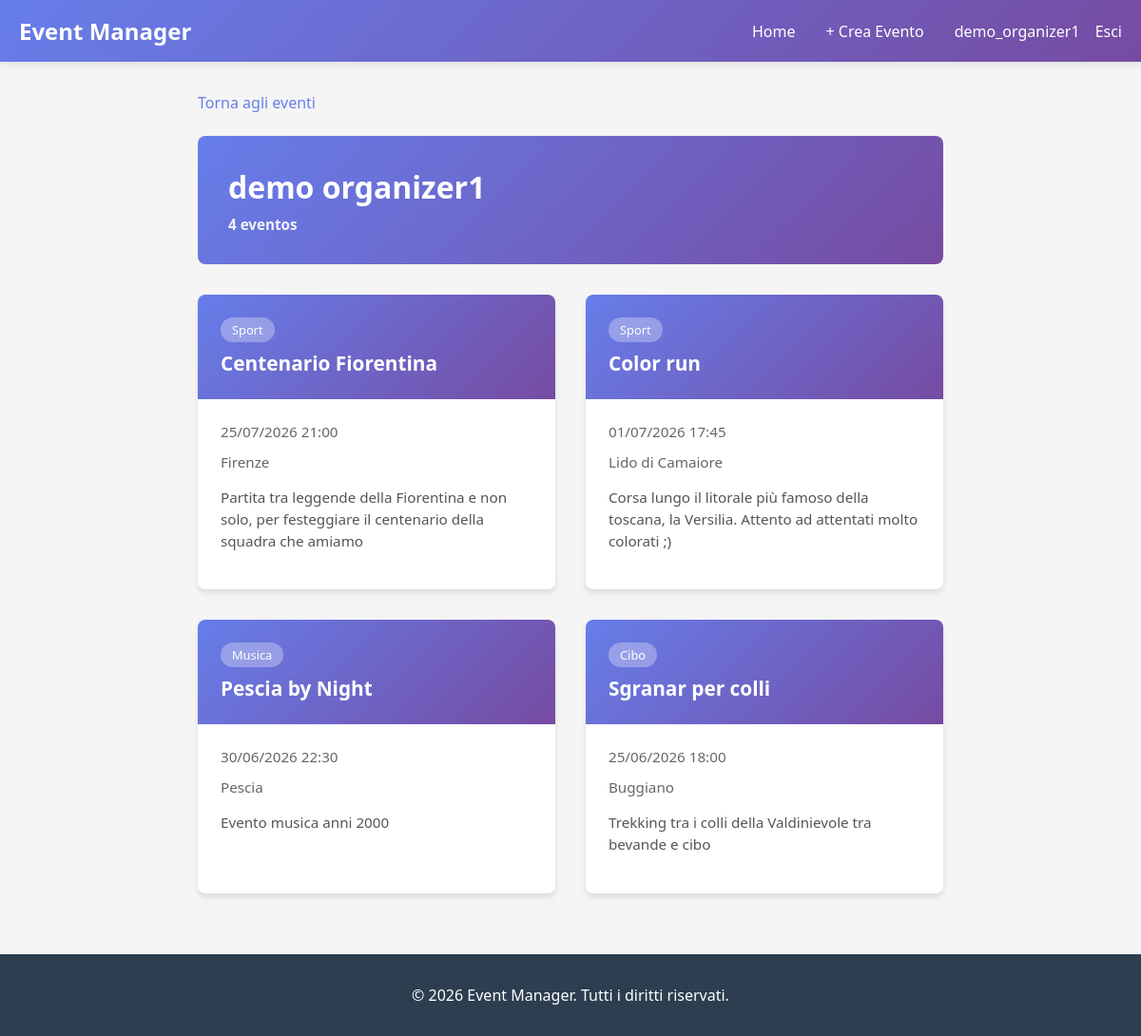
Page /organizer/2/events/ (signed in) on the committed database.
### users/models.py (models this page shows, shortened)
class CustomUser(AbstractUser):
    ROLE_CHOICES = (
        ('attendee', 'Attendee'),
        ('organizer', 'Organizer'),
    )
    role = models.CharField(max_length=15, choices=ROLE_CHOICES, blank=False)
    bio = models.TextField(blank=True, null=True)
    email = models.EmailField(blank=False, unique=True)
    first_name = models.CharField(max_length=150, blank=False)
    last_name = models.CharField(max_length=150, blank=False)

### events/models.py (models this page shows, shortened)
class Event(models.Model):
    title = models.CharField(max_length=200)
    description = models.TextField()
    date = models.DateTimeField()
    location = models.CharField(max_length=200)
    category = models.ForeignKey(
        Category,
        on_delete=models.SET_NULL,
        null=True,
        blank=True,
        related_name='events'
    )
    organizer = models.ForeignKey(
        settings.AUTH_USER_MODEL,
        on_delete=models.CASCADE,
        related_name='organized_events'
    )
    created_at = models.DateTimeField(auto_now_add=True)
    class Meta:
        ordering = ['date']

class Category(models.Model):
    name = models.CharField(max_length=100)
    class Meta:
        verbose_name_plural = "Categories"

### events/views.py (the view)
# urls.py: path('organizer/<int:organizer_id>/events/', events_views.organizer_events, name='organizer_events'),
@login_required(login_url='login')
def organizer_events(request, organizer_id):
    organizer = get_object_or_404(User, id=organizer_id, role='organizer')
    events = Event.objects.filter(organizer=organizer).order_by('-date')
    context = {
        'organizer': organizer,
        'events': events,
    }
    return render(request, 'organizer_events.html', context)

### templates/organizer_events.html (shortened to what this page needs)
{% extends "base.html" %}
{% block content %}
<a href="{% url 'event_list' %}" class="back-link">Torna agli eventi</a>
<div class="organizer-header">
    <div class="organizer-info">
        <h1>{{ organizer.get_full_name|default:organizer.username }}</h1>
        <p style="margin-top: 0.5rem; font-size: 0.95rem;"><strong>{{ events.count }} evento{{ events.count|pluralize }}</strong></p>
    </div>
</div>
{% if events %}
    <div class="events-container">
        {% for event in events %}
            <div class="event-card">
                <a href="{% url 'event_detail' event.id %}">
                    <div class="event-header">
                        {% if event.category %}
                            <span class="event-category">{{ event.category.name }}</span>
                        {% endif %}
                        <h3 class="event-title">{{ event.title }}</h3>
                    </div>
                    <div class="event-body">
                        <div class="event-date">
                            <span>{{ event.date|date:"d/m/Y H:i" }}</span>
                        </div>
                        <div class="event-location">
                            <span>{{ event.location }}</span>
                        </div>
                        <p class="event-description">{{ event.description|truncatewords:30 }}</p>
                    </div>
                </a>
            </div>
        {% endfor %}
    </div>
{% else %}
    <div class="no-events">
        <h3>Nessun evento trovato</h3>
        <p>Questo organizzatore non ha ancora creato eventi.</p>
    </div>
{% endif %}
{% endblock %}

### templates/base.html (shortened to what this page needs)
<!DOCTYPE html>
<html lang="it">
<head>
</head>
<body>
    {% if user.is_authenticated %}
    <nav>
        <div class="nav-container">
            <a href="{% url 'event_list' %}" class="nav-brand"> Event Manager</a>
            <ul class="nav-links">
                <li><a href="{% url 'event_list' %}">Home</a></li>
                {% if user.role == 'organizer' %}
                    <li><a href="{% url 'event_create' %}">+ Crea Evento</a></li>
                {% endif %}
                <li style="margin-left: auto; display: flex; align-items: center; gap: 1rem;">
                    <a href="{% url 'profile' %}" style="display: flex; align-items: center; gap: 0.5rem;">
                         <span>{{user.username }}</span>
                    </a>
                    <form action="{% url 'logout' %}" method="POST" style="display: inline; margin: 0; padding: 0;">
                        <button type="submit" style="background: none; border: none; color: white; cursor: pointer; font-family: inherit; font-size: inherit; font-weight: inherit; text-decoration: none; padding: 0;">
                            Esci
                        </button>
                    </form>
                </li>
            </ul>
        </div>
    </nav>
    {% endif %}
    <div class="container">
        {% block content %}{% endblock %}
    </div>
    <footer>
        <p style="margin:0">&copy; 2026 Event Manager. Tutti i diritti riservati.</p>
    </footer>
</body>
</html>

### templates/base.html (style rules this page uses)
* { margin: 0; padding: 0; box-sizing: border-box; }
html, body { height: 100%; }
body { font-family: 'Segoe UI', Tahoma, Geneva, Verdana, sans-serif; background-color: #f5f5f5; color: #333; display: flex; flex-direction: column; min-height: 100vh; }
nav { background: linear-gradient(135deg, #667eea 0%, #764ba2 100%); padding: 1rem 0; box-shadow: 0 2px 10px rgba(0, 0, 0, 0.1); position: sticky; top: 0; z-index: 100; }
.nav-container { max-width: 1200px; margin: 0 auto; padding: 0 20px; display: flex; justify-content: space-between; align-items: center; }
.nav-brand { color: white; font-size: 1.5rem; font-weight: bold; text-decoration: none; }
.nav-links { display: flex; list-style: none; gap: 2rem; }
.nav-links a { color: white; text-decoration: none; transition: opacity 0.3s; font-weight: 500; }
.container { max-width: 1200px; margin: 2rem auto; padding: 0 20px; flex: 1 0 auto; }
footer { background-color: #2c3e50; color: white; text-align: center; padding: 2rem 0; margin-top: 0; flex-shrink: 0; width: 100%; }

### templates/organizer_events.html (style rules this page uses)
.organizer-header { background: linear-gradient(135deg, #667eea 0%, #764ba2 100%); color: white; padding: 2rem; border-radius: 8px; margin-bottom: 2rem; display: flex; align-items: center; gap: 2rem; }
.organizer-info { flex: 1; }
.organizer-info h1 { margin: 0 0 0.5rem 0; font-size: 2rem; }
.organizer-info p { margin: 0; opacity: 0.9; }
.back-link { display: inline-block; margin-bottom: 1.5rem; color: #667eea; text-decoration: none; font-weight: 500; }
.events-container { display: grid; grid-template-columns: repeat(auto-fill, minmax(300px, 1fr)); gap: 2rem; margin-bottom: 2rem; }
.event-card { background: white; border-radius: 8px; overflow: hidden; box-shadow: 0 4px 6px rgba(0, 0, 0, 0.1); transition: transform 0.3s, box-shadow 0.3s; display: flex; flex-direction: column; cursor: pointer; }
.event-card a { text-decoration: none; color: inherit; flex: 1; display: flex; flex-direction: column; }
.event-header { background: linear-gradient(135deg, #667eea 0%, #764ba2 100%); color: white; padding: 1.5rem; }
.event-category { display: inline-block; background: rgba(255, 255, 255, 0.3); padding: 0.25rem 0.75rem; border-radius: 20px; font-size: 0.8rem; margin-bottom: 0.5rem; width: fit-content; }
.event-title { font-size: 1.3rem; font-weight: bold; margin: 0; }
.event-body { padding: 1.5rem; flex: 1; display: flex; flex-direction: column; }
.event-date { display: flex; align-items: center; gap: 0.5rem; color: #666; margin-bottom: 0.75rem; font-size: 0.95rem; }
.event-location { display: flex; align-items: center; gap: 0.5rem; color: #666; margin-bottom: 1rem; font-size: 0.95rem; }
.event-description { color: #555; font-size: 0.95rem; line-height: 1.5; flex: 1; margin-bottom: 1rem; }

### rows in the picture
CustomUser: username "demo_organizer1", get_full_name "demo organizer1"
Event: category.name "Sport", title "Centenario Fiorentina", date "25/07/2026 21:00", location "Firenze", description "Partita tra leggende della Fiorentina e non solo, per festeggiare il centenario della squadra che amiamo"
Event: category.name "Sport", title "Color run", date "01/07/2026 17:45", location "Lido di Camaiore", description "Corsa lungo il litorale più famoso della toscana, la Versilia. Attento ad attentati molto colorati ;)"
Event: category.name "Musica", title "Pescia by Night", date "30/06/2026 22:30", location "Pescia", description "Evento musica anni 2000"
Event: category.name "Cibo", title "Sgranar per colli", date "25/06/2026 18:00", location "Buggiano", description "Trekking tra i colli della Valdinievole tra bevande e cibo"

### other values in the picture
{{ events.count }} "4"
